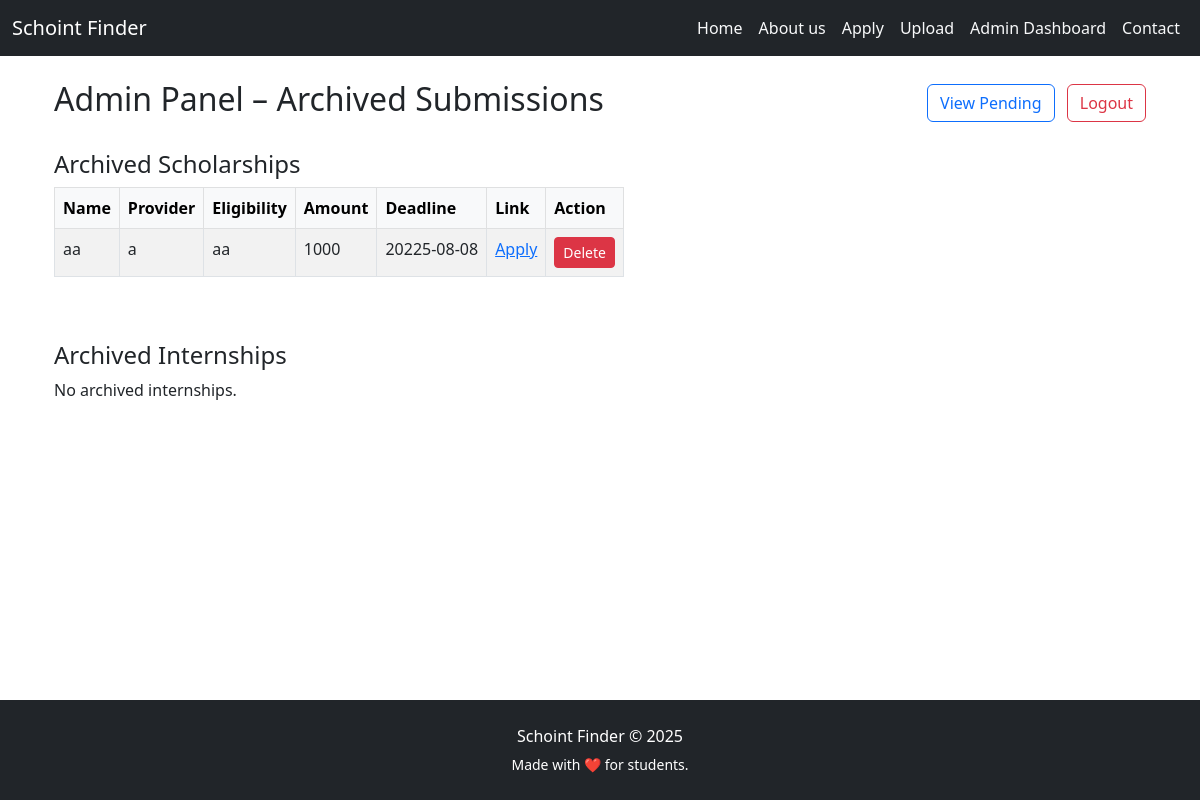
The page /archives (signed in) on the database as committed earlier.
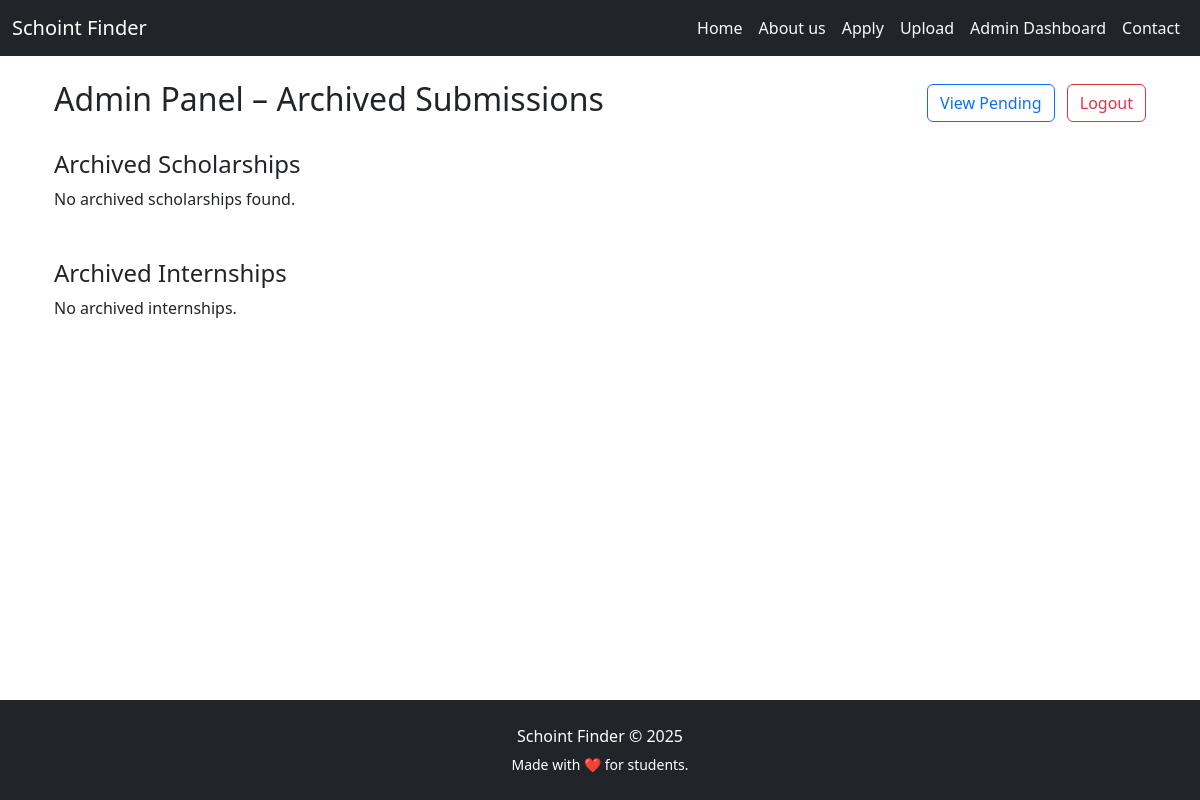
The same page on the database as committed later.
### tables this page shows
CREATE TABLE scholarships_archive (
        id INTEGER PRIMARY KEY AUTOINCREMENT,
        name TEXT NOT NULL,
        provider TEXT,
        eligibility TEXT,
        amount TEXT,
        deadline TEXT,
        link TEXT,
        approved INTEGER DEFAULT 0
    );

### app.py (the view)
@app.route("/archives")
def archives():
    if not session.get("logged_in"):
        return "Unauthorized", 403
    conn = get_db_connection()
    cur = conn.cursor()
    cur.execute("SELECT * FROM scholarships_archive ORDER BY deadline DESC")
    scholarships = cur.fetchall()
    cur.execute("SELECT * FROM internships_archive ORDER BY deadline DESC")
    internships = cur.fetchall()
    conn.close()
    return render_template("archives.html", scholarships=scholarships, internships=internships)

### app.py (called while the page is built)
def get_db_connection():
    conn = sqlite3.connect('scholarships.db')
    conn.row_factory = sqlite3.Row
    return conn

@app.context_processor
def inject_current_year():
    return {'current_year': datetime.now().year}

### templates/archives.html (shortened to what this page needs)
{% extends "base.html" %}
{% block content %}
<div class="container mt-4">
     <div class="d-flex justify-content-between align-items-center">
        <h2>Admin Panel – Archived Submissions</h2>
        <div>
            <a href="{{ url_for('admin') }}" class="btn btn-outline-primary me-2">View Pending</a>
            <a href="{{ url_for('logout') }}" class="btn btn-outline-danger">Logout</a>
        </div>
    </div>
    <h4 class="mt-4">Archived Scholarships</h4>
    {% if scholarships %}
    <div class="table-responsive">
        <table class="table table-bordered table-striped">
            <thead class="table-light">
                <tr>
                    <th>Name</th>
                    <th>Provider</th>
                    <th>Eligibility</th>
                    <th>Amount</th>
                    <th>Deadline</th>
                    <th>Link</th>
                    <th>Action</th>
                </tr>
            </thead>
            <tbody>
                {% for s in scholarships %}
                <tr>
                    <td>{{ s.name }}</td>
                    <td>{{ s.provider }}</td>
                    <td>{{ s.eligibility }}</td>
                    <td>{{ s.amount }}</td>
                    <td>{{ s.deadline }}</td>
                    <td><a href="{{ s.link }}" target="_blank">Apply</a></td>
                    <td>
                        <form action="{{ url_for('delete_archived_scholarship', id=s.id) }}" method="POST" onsubmit="return confirm('Delete this archived scholarship?');">
                            <button type="submit" class="btn btn-sm btn-danger">Delete</button>
                        </form>
                    </td>
                </tr>
                {% endfor %}
            </tbody>
        </table>
    </div>
    {% else %}
    <p>No archived scholarships found.</p>
    {% endif %}
    <h4 class="mt-5">Archived Internships</h4>
    {% if internships %}
        <div class="table-responsive mt-2">
            <table class="table table-bordered table-striped">
                <thead class="table-light">
                    <tr>
                        <th>Title</th>
                        <th>Provider</th>
                        <th>Eligibility</th>
                        <th>Amount</th>
                        <th>Duration</th>
                        <th>Location</th>
                        <th>Deadline</th>
                        <th>Action</th>
                    </tr>
                </thead>
                <tbody>
                    {% for i in internships %}
                        <tr>
                            <td>{{ i.name }}</td>
                            <td>{{ i.provider }}</td>
                            <td>{{ i.eligibility }}</td>
                            <td>{{ i.amount }}</td>
                            <td>{{ i.duration }}</td>
                            <td>{{ i.location }}</td>
                            <td>{{ i.deadline }}</td>
                            <td>
                                <form action="{{ url_for('delete_archived_internship', id=i.id) }}" method="POST"
                                    onsubmit="return confirm('Delete this archived internship?');">
                                    <button type="submit" class="btn btn-sm btn-danger">Delete</button>
                                </form>
                            </td>
                        </tr>
                    {% endfor %}
                </tbody>
            </table>
        </div>
    {% else %}
        <p>No archived internships.</p>
    {% endif %}
</div>
{% endblock %}

### templates/base.html (shortened to what this page needs)
<!DOCTYPE html>
<html lang="en">
<head>
  <link rel="stylesheet" href="https://cdn.jsdelivr.net/npm/bootstrap-icons@1.11.1/font/bootstrap-icons.css">
  <link href="https://cdn.jsdelivr.net/npm/bootstrap@5.3.0/dist/css/bootstrap.min.css" rel="stylesheet">
  <link href="https://unpkg.com/aos@2.3.1/dist/aos.css" rel="stylesheet">
</head>
<body class="d-flex flex-column min-vh-100">
  <nav class="navbar navbar-expand-lg navbar-dark bg-dark">
    <div class="container-fluid">
      <a class="navbar-brand" href="/">Schoint Finder</a>
      <div class="collapse navbar-collapse" id="navbarNav">
        <ul class="navbar-nav ms-auto">
          <li class="nav-item">
            <a class="nav-link text-light" href="/">Home</a>
          </li>
          <li class="nav-item">
            <a class="nav-link text-light" href="/about">About us</a>
          </li>
          <li class="nav-item">
            <a class="nav-link text-light" href="/scholarships">Apply</a>
          </li>
          <li class="nav-item">
            <a class="nav-link text-light" href="/submit">Upload</a>
          </li>
          <li class="nav-item">
            <a class="nav-link text-light" href="/dashboard">Admin Dashboard</a>
          </li>
          <li class="nav-item">
            <a class="nav-link text-light" href="/contact">Contact</a>
          </li>
        </ul>
      </div>
    </div>
  </nav>
  <main class="flex-fill">
    <div class="container mt-4 pb-5">
      {% block content %}{% endblock %}
    </div>
  </main>
  {% if request.endpoint == 'home' %}
<footer class="mt-auto py-5" style="background: linear-gradient(135deg, #111, #222); color: #f8f9fa;">
  <div class="container">
    <div class="row text-center text-md-start" data-aos="fade-up">
      <div class="col-md-4 mb-4">
        <h5 class="fw-bold mb-3" style="position: relative; display: inline-block;">
          Schoint Finder
          <span style="position: absolute; bottom: -5px; left:0; width: 50px; height: 3px; background-color: #0d6efd; border-radius: 2px;"></span>
        </h5>
        <p class="small" style="line-height:1.6;">
          Discover verified scholarships and internships tailored for students. Find the right opportunities and advance your career with confidence.
        </p>
      </div>
      <div class="col-md-4 mb-4">
        <h5 class="fw-bold mb-3">Quick Links</h5>
        <ul class="list-unstyled">
          <li><a href="{{ url_for('home') }}" class="footer-link">Home</a></li>
          <li><a href="{{ url_for('scholarships') }}" class="footer-link">Scholarships</a></li>
          <li><a href="{{ url_for('internships') }}" class="footer-link">Internships</a></li>
          {% if session.get('user_role') == 'admin' %}
          <li><a href="{{ url_for('dashboard') }}" class="footer-link">Admin Dashboard</a></li>
          {% endif %}
        </ul>
      </div>
      <div class="col-md-4 mb-4">
        <h5 class="fw-bold mb-3">Contact & Social</h5>
        <p class="small mb-2">
          Email: <a href="mailto:support@schointfinder.com" class="footer-link">support@schointfinder.com</a>
        </p>
        <p class="small mb-2">
          Phone: <a href="tel:+918217755440" class="footer-link">+91 8217755440</a>
        </p>
        <p class="small mb-0">
          Follow us on:
        </p>
        <div class="d-flex justify-content-center justify-content-md-start gap-2">
          <a href="https://github.com/aditya-prabhu-udupi" target="_blank" class="social-icon">
            <i class="bi bi-github fs-5"></i>
          </a>
          <a href="https://www.linkedin.com/in/aditya-prabhu-056825290/" target="_blank" class="social-icon">
            <i class="bi bi-linkedin fs-5"></i>
          </a>
        </div>
      </div>
    </div>
  </div>
</footer>
{% else %}
  <footer class="bg-dark text-white text-center py-4 mt-auto">
      <div class="container">
        <p class="mb-1">
          <a href="{{ url_for('home') }}" class="text-white text-decoration-none">Schoint Finder</a> © {{ current_year }}
        </p>
        <small>
          Made with ❤️ for students.
        </small>
      </div>
  </footer>
{% endif %}
</body>
</html>

### templates/base.html (style rules this page uses)
html, body { margin: 0; padding: 0; width: 100%; overflow-x: clip; }
* { box-sizing: border-box; }
.container { max-width: 100%; }

Rows that differ between the two databases and show on the page:
removed scholarships_archive: name "aa", provider "a", eligibility "aa", amount "1000", deadline "20225-08-08"
Other text that changed with them:
text no longer shown: "Name Provider Eligibility Amount Deadline Link Action"
text now shown: "No archived scholarships found."
